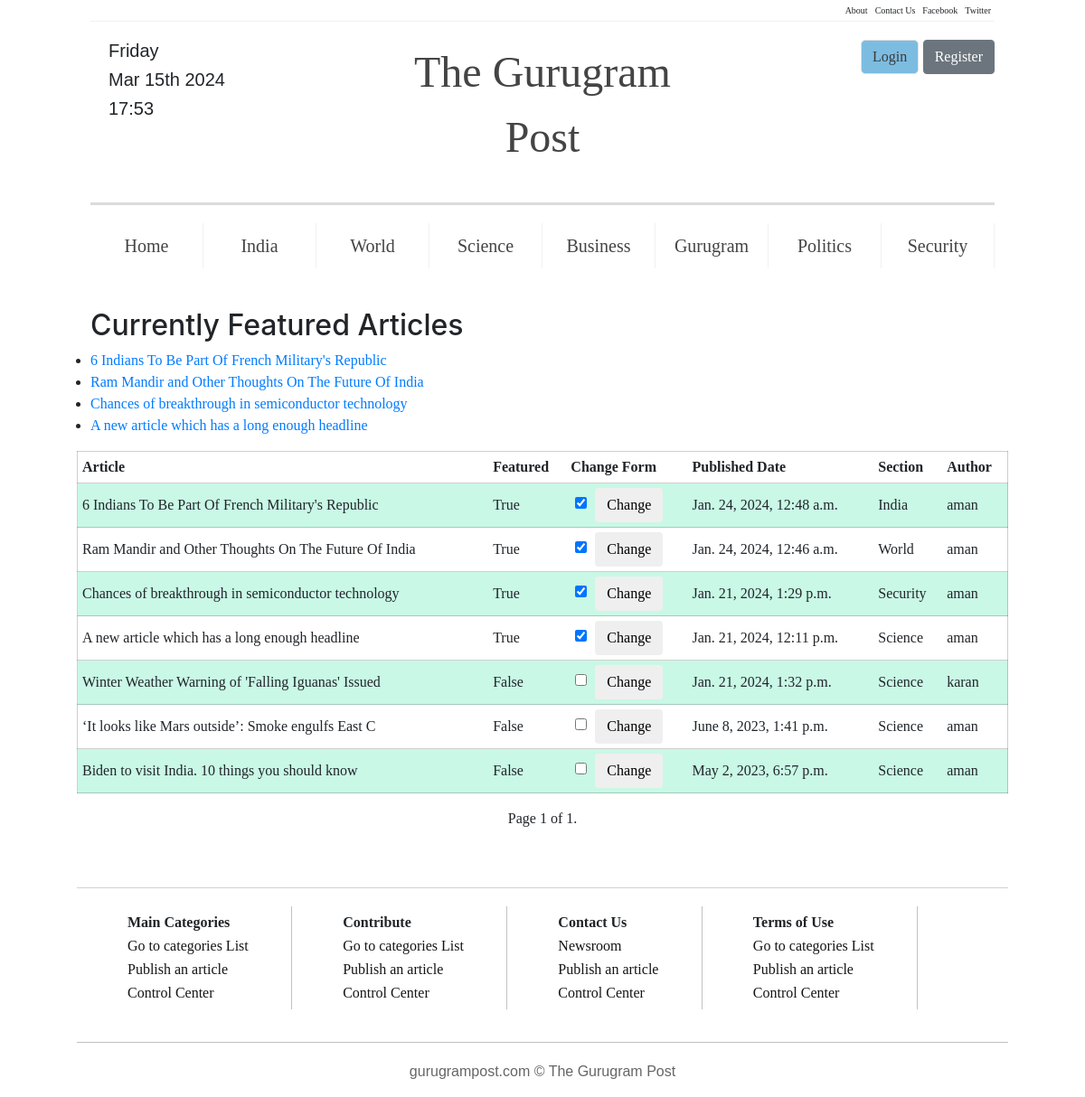
The page /blog/control_center on the database its author committed.
### Blog/models.py (models this page shows, shortened)
class Article(models.Model):
    title=models.CharField(max_length=100)
    date_pub=models.DateTimeField("Published DateTime",auto_now_add=True) #auto_now_add is for adding date when first created, not whenever updated
    author=models.ForeignKey(get_user_model(),on_delete=models.CASCADE)
    cat=models.ManyToManyField("Category",verbose_name="Category")
    text=RichTextField()
    img=models.ImageField(verbose_name='Cover Image',null=True,blank=True)
    slug=models.SlugField(max_length=50, unique_for_month="date_pub")    #must include only lowercase alphanumeric characters and dashes
    updated_at=models.DateTimeField("Updated on",auto_now=True)
    featured=models.BooleanField(verbose_name='Home Page(Featured)',default=False)
    section=models.ForeignKey('Section',on_delete=models.CASCADE,default=None,null=True)
    class Meta:
        ordering = ('-date_pub',)
    def get_absolute_url(self):
        return reverse("blog:article_detail", kwargs={'year':self.date_pub.year,'month':self.date_pub.month,'slug':self.slug})

class Section(models.Model):
    name=models.CharField(max_length=45, unique=True)
    slug=models.SlugField(max_length=30,unique=True)
    def __str__(self):
        return self.name

### Blog/views.py (the view)
# urls.py: path("control_center", views.control_center, name="control_center"),
def control_center(request):
    template='Blog/control_center.html'
    featured_articles=Article.objects.filter(featured=True)
    article_list=Article.objects.all().order_by('-featured','-date_pub')
    form=[FeaturedArticleForm(instance=x) for x in article_list]
    combined=zip(article_list,form)
    paginator=Paginator(list(combined),25)
    page_number = request.GET.get("page")
    page_obj = paginator.get_page(page_number)
    context={
        'featured_articles':featured_articles,
        "article_list" : article_list,
        'form':form,
        'combined':combined,
        'page_obj':page_obj,
    }
    return render(request,template,context)

### Blog/forms.py
class FeaturedArticleForm(forms.ModelForm):
    template_name = 'Blog/featured_form.html'
    class Meta:
        model=Article
        fields=['featured',]

### Blog/templates/Blog/control_center.html (shortened to what this page needs)
{% extends 'Blog/base.html' %}
{% load static %}
{% block head %}
<link rel="stylesheet" href="{% static 'blog/css/control-center.css' %}">
{% endblock %}
{% block content %}
<h2>Currently Featured Articles</h2>
<ul>
    {% for article in featured_articles %}
    <li>
        <a href="{{article.get_absolute_url}}">{{article.title}}</a>
    </li>
    {% endfor %}
</ul>
<div class="row">
  <table id="control_table">
      <tr>
        <th>Article</th>
        <th>Featured</th>
        <th>Change Form</th>
        <th>Published Date</th>
        <th>Section</th>
        <th>Author</th>
      </tr>
      {% for article,form in page_obj %}
      <tr>
        <td>{{article.title}}</td>
        <td>{{article.featured}}</td>
        <td>
          <form action="{% url 'blog:toggle_featured' article.id %}" method="POST">
              {{form}}
              <span><button type="submit" style="display: inline-block;" class="btn btn success">Change</button></span>
            </form>
        </td>
        <td>{{article.date_pub}}</td>
        <td>{{article.section}}</td>
        <td>{{article.author}}</td>
      </tr>
      {% endfor %}
  </table>
</div>
<div class="row justify-content-center">
  <div class="pagination my-3">
    <span class="step-links">
        <span class="current">
            Page {{ page_obj.number }} of {{ page_obj.paginator.num_pages }}.
        </span>
    </span>
</div>
</div>
{% endblock %}

### Blog/templates/Blog/featured_form.html (shortened to what this page needs)
{% for field in form %}
    <span style="padding: 0px 5px 0px 5px;" class="fieldWrapper">
        {{ field }}
    </span>
{% endfor %}

### Blog/static/blog/css/base.css (style rules this page uses)
* { box-sizing: border-box; margin: 0; padding: 0; font-family: 'Times New Roman', Times, serif; }
body { margin: 0px 100px 0px 100px; }

### Blog/static/blog/css/control-center.css (style rules this page uses)
#control_table tr:nth-child(even) { background-color: #19e2923b; }
#control_table { border: 1px solid rgb(3, 1, 1); width: 100%; }
#control_table th { padding: 5px; }
#control_table tr { border: 1px solid rgba(16, 13, 13, 0.196); padding: 5px; }
#control_table td { padding: 5px; }

### rows shown on the page
Article: title "6 Indians To Be Part Of French Military's Republic", featured "True", form "☑", date_pub "Jan. 24, 2024, 12:48 a.m.", section "India", author "aman"
Article: title "Ram Mandir and Other Thoughts On The Future Of India", featured "True", form "☑", date_pub "Jan. 24, 2024, 12:46 a.m.", section "World", author "aman"
Article: title "Chances of breakthrough in semiconductor technology", featured "True", form "☑", date_pub "Jan. 21, 2024, 1:29 p.m.", section "Security", author "aman"
Article: title "A new article which has a long enough headline", featured "True", form "☑", date_pub "Jan. 21, 2024, 12:11 p.m.", section "Science", author "aman"
Article: title "Winter Weather Warning of 'Falling Iguanas' Issued", featured "False", date_pub "Jan. 21, 2024, 1:32 p.m.", section "Science", author "karan"
Article: title "‘It looks like Mars outside’: Smoke engulfs East C", featured "False", date_pub "June 8, 2023, 1:41 p.m.", section "Science", author "aman"
Article: title "Biden to visit India. 10 things you should know", featured "False", date_pub "May 2, 2023, 6:57 p.m.", section "Science", author "aman"

### other values the page prints
{{ page_obj.number }} "1"
{{ page_obj.paginator.num_pages }} "1"
